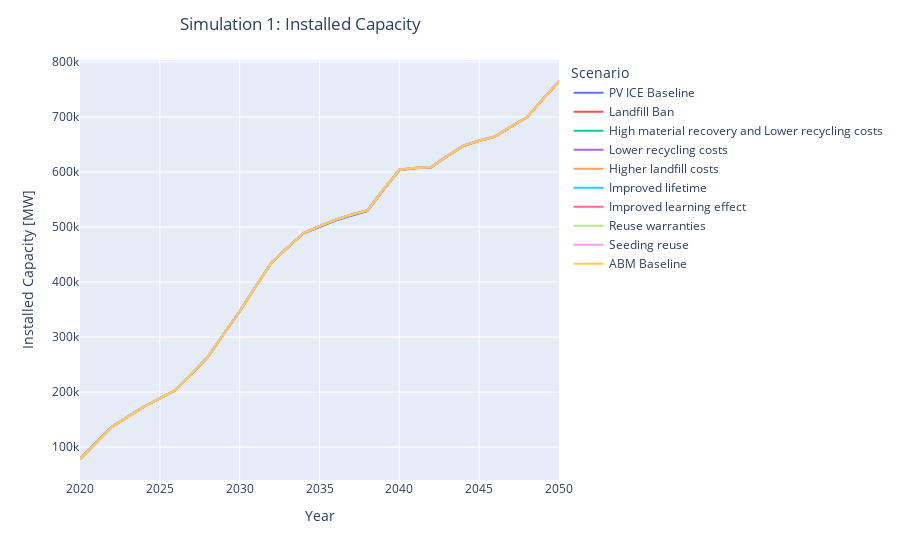

Notebook source saved alongside this figure:
### Code cell
filter_col = [col for col in UScum if (col.startswith('Capacity_ABM_Simulation1'))]
df = UScum[filter_col]
df = df.set_axis(pretty_scenarios, axis=1)
df['year'] = list(range(1995,2051))
df = df.melt(id_vars = 'year')
df = df[df.year.isin(list(range(2020,2051)))]
fig1 = px.line(df, x='year', y='value', color = 'variable', labels={
                     "year": "Year",
                     "value": "Installed Capacity [MW]",
                    "variable" :"Scenario"
                 })
fig1.update_layout(title_text='Simulation 1: Installed Capacity', title_x=0.2)
fig1.show()

### Figure 1 — Plotly figure (JSON) as saved in the notebook; plotly's stock layout.template omitted (floating-point values rounded to 4 significant figures)
{"data": [{"hovertemplate": "Scenario=PV ICE Baseline<br>Year=%{x}<br>Installed Capacity [MW]=%{y}<extra></extra>", "legendgroup": "PV ICE Baseline", "line": {"color": "#636efa", "dash": "solid"}, "mode": "lines", "name": "PV ICE Baseline", "orientation": "v", "showlegend": true, "type": "scatter", "x": [2020, 2021, 2022, 2023, 2024, 2025, 2026, 2027, 2028, 2029, 2030, 2031, 2032, 2033, 2034, 2035, 2036, 2037, 2038, 2039, 2040, 2041, 2042, 2043, 2044, 2045, 2046, 2047, 2048, 2049, 2050], "xaxis": "x", "y": [78450.0, 107800.0, 136900.0, 155200.0, 173300.0, 188600.0, 203700.0, 233800.0, 263300.0, 305200.0, 346400.0, 391400.0, 435200.0, 462500.0, 488100.0, 500000.0, 511900.0, 520600.0, 529000.0, 567300.0, 603200.0, 606900.0, 608700.0, 628800.0, 647000.0, 656600.0, 664300.0, 682700.0, 699500.0, 732900.0, 764700.0], "yaxis": "y"}, {"hovertemplate": "Scenario=Landfill Ban<br>Year=%{x}<br>Installed Capacity [MW]=%{y}<extra></extra>", "legendgroup": "Landfill Ban", "line": {"color": "#EF553B", "dash": "solid"}, "mode": "lines", "name": "Landfill Ban", "orientation": "v", "showlegend": true, "type": "scatter", "x": [2020, 2021, 2022, 2023, 2024, 2025, 2026, 2027, 2028, 2029, 2030, 2031, 2032, 2033, 2034, 2035, 2036, 2037, 2038, 2039, 2040, 2041, 2042, 2043, 2044, 2045, 2046, 2047, 2048, 2049, 2050], "xaxis": "x", "y": [78480.0, 107800.0, 137000.0, 155300.0, 173500.0, 188800.0, 203900.0, 234000.0, 263600.0, 305600.0, 347000.0, 391900.0, 436000.0, 463100.0, 489200.0, 501800.0, 513200.0, 522500.0, 530300.0, 568000.0, 604000.0, 607300.0, 608900.0, 629100.0, 647600.0, 656800.0, 664500.0, 682800.0, 699500.0, 732900.0, 764700.0], "yaxis": "y"}, {"hovertemplate": "Scenario=High material recovery and Lower recycling costs<br>Year=%{x}<br>Installed Capacity [MW]=%{y}<extra></extra>", "legendgroup": "High material recovery and Lower recycling costs", "line": {"color": "#00cc96", "dash": "solid"}, "mode": "lines", "name": "High material recovery and Lower recycling costs", "orientation": "v", "showlegend": true, "type": "scatter", "x": [2020, 2021, 2022, 2023, 2024, 2025, 2026, 2027, 2028, 2029, 2030, 2031, 2032, 2033, 2034, 2035, 2036, 2037, 2038, 2039, 2040, 2041, 2042, 2043, 2044, 2045, 2046, 2047, 2048, 2049, 2050], "xaxis": "x", "y": [78480.0, 107800.0, 137000.0, 155300.0, 173500.0, 188800.0, 203900.0, 233900.0, 263600.0, 305600.0, 346900.0, 391800.0, 435800.0, 463000.0, 489100.0, 501700.0, 513200.0, 522500.0, 530300.0, 568000.0, 604000.0, 607300.0, 608900.0, 629100.0, 647600.0, 656800.0, 664500.0, 682800.0, 699500.0, 732900.0, 764700.0], "yaxis": "y"}, {"hovertemplate": "Scenario=Lower recycling costs<br>Year=%{x}<br>Installed Capacity [MW]=%{y}<extra></extra>", "legendgroup": "Lower recycling costs", "line": {"color": "#ab63fa", "dash": "solid"}, "mode": "lines", "name": "Lower recycling costs", "orientation": "v", "showlegend": true, "type": "scatter", "x": [2020, 2021, 2022, 2023, 2024, 2025, 2026, 2027, 2028, 2029, 2030, 2031, 2032, 2033, 2034, 2035, 2036, 2037, 2038, 2039, 2040, 2041, 2042, 2043, 2044, 2045, 2046, 2047, 2048, 2049, 2050], "xaxis": "x", "y": [78480.0, 107800.0, 137000.0, 155300.0, 173500.0, 188800.0, 203900.0, 233900.0, 263600.0, 305600.0, 346900.0, 391800.0, 435800.0, 463000.0, 489100.0, 501700.0, 513200.0, 522500.0, 530300.0, 568000.0, 604000.0, 607300.0, 608900.0, 629100.0, 647600.0, 656800.0, 664500.0, 682800.0, 699500.0, 732900.0, 764700.0], "yaxis": "y"}, {"hovertemplate": "Scenario=Higher landfill costs<br>Year=%{x}<br>Installed Capacity [MW]=%{y}<extra></extra>", "legendgroup": "Higher landfill costs", "line": {"color": "#FFA15A", "dash": "solid"}, "mode": "lines", "name": "Higher landfill costs", "orientation": "v", "showlegend": true, "type": "scatter", "x": [2020, 2021, 2022, 2023, 2024, 2025, 2026, 2027, 2028, 2029, 2030, 2031, 2032, 2033, 2034, 2035, 2036, 2037, 2038, 2039, 2040, 2041, 2042, 2043, 2044, 2045, 2046, 2047, 2048, 2049, 2050], "xaxis": "x", "y": [78480.0, 107800.0, 137000.0, 155300.0, 173500.0, 188800.0, 203900.0, 233900.0, 263600.0, 305600.0, 346900.0, 391800.0, 435900.0, 463100.0, 489200.0, 502000.0, 513500.0, 523000.0, 530900.0, 568700.0, 604700.0, 608000.0, 609600.0, 629800.0, 648300.0, 657400.0, 665100.0, 683300.0, 700000.0, 733300.0, 765000.0], "yaxis": "y"}, {"hovertemplate": "Scenario=Improved lifetime<br>Year=%{x}<br>Installed Capacity [MW]=%{y}<extra></extra>", "legendgroup": "Improved lifetime", "line": {"color": "#19d3f3", "dash": "solid"}, "mode": "lines", "name": "Improved lifetime", "orientation": "v", "showlegend": true, "type": "scatter", "x": [2020, 2021, 2022, 2023, 2024, 2025, 2026, 2027, 2028, 2029, 2030, 2031, 2032, 2033, 2034, 2035, 2036, 2037, 2038, 2039, 2040, 2041, 2042, 2043, 2044, 2045, 2046, 2047, 2048, 2049, 2050], "xaxis": "x", "y": [78480.0, 107800.0, 137000.0, 155300.0, 173500.0, 188800.0, 203900.0, 233900.0, 263600.0, 305600.0, 346900.0, 391800.0, 435800.0, 463000.0, 489100.0, 501800.0, 513200.0, 522500.0, 530300.0, 568100.0, 604100.0, 607400.0, 609000.0, 629100.0, 647600.0, 656900.0, 664600.0, 682800.0, 699500.0, 732900.0, 764700.0], "yaxis": "y"}, {"hovertemplate": "Scenario=Improved learning effect<br>Year=%{x}<br>Installed Capacity [MW]=%{y}<extra></extra>", "legendgroup": "Improved learning effect", "line": {"color": "#FF6692", "dash": "solid"}, "mode": "lines", "name": "Improved learning effect", "orientation": "v", "showlegend": true, "type": "scatter", "x": [2020, 2021, 2022, 2023, 2024, 2025, 2026, 2027, 2028, 2029, 2030, 2031, 2032, 2033, 2034, 2035, 2036, 2037, 2038, 2039, 2040, 2041, 2042, 2043, 2044, 2045, 2046, 2047, 2048, 2049, 2050], "xaxis": "x", "y": [78480.0, 107800.0, 137000.0, 155300.0, 173500.0, 188800.0, 203900.0, 233900.0, 263600.0, 305600.0, 346900.0, 391800.0, 435800.0, 463000.0, 489100.0, 501800.0, 513300.0, 522600.0, 530400.0, 568200.0, 604200.0, 607500.0, 609100.0, 629200.0, 647700.0, 656900.0, 664600.0, 682900.0, 699600.0, 733000.0, 764700.0], "yaxis": "y"}, {"hovertemplate": "Scenario=Reuse warranties<br>Year=%{x}<br>Installed Capacity [MW]=%{y}<extra></extra>", "legendgroup": "Reuse warranties", "line": {"color": "#B6E880", "dash": "solid"}, "mode": "lines", "name": "Reuse warranties", "orientation": "v", "showlegend": true, "type": "scatter", "x": [2020, 2021, 2022, 2023, 2024, 2025, 2026, 2027, 2028, 2029, 2030, 2031, 2032, 2033, 2034, 2035, 2036, 2037, 2038, 2039, 2040, 2041, 2042, 2043, 2044, 2045, 2046, 2047, 2048, 2049, 2050], "xaxis": "x", "y": [78480.0, 107800.0, 137000.0, 155300.0, 173500.0, 188800.0, 203900.0, 233900.0, 263600.0, 305500.0, 346900.0, 391800.0, 435800.0, 462900.0, 489000.0, 501700.0, 513100.0, 522400.0, 530200.0, 568000.0, 604000.0, 607300.0, 608900.0, 629100.0, 647500.0, 656800.0, 664500.0, 682800.0, 699500.0, 732900.0, 764700.0], "yaxis": "y"}, {"hovertemplate": "Scenario=Seeding reuse<br>Year=%{x}<br>Installed Capacity [MW]=%{y}<extra></extra>", "legendgroup": "Seeding reuse", "line": {"color": "#FF97FF", "dash": "solid"}, "mode": "lines", "name": "Seeding reuse", "orientation": "v", "showlegend": true, "type": "scatter", "x": [2020, 2021, 2022, 2023, 2024, 2025, 2026, 2027, 2028, 2029, 2030, 2031, 2032, 2033, 2034, 2035, 2036, 2037, 2038, 2039, 2040, 2041, 2042, 2043, 2044, 2045, 2046, 2047, 2048, 2049, 2050], "xaxis": "x", "y": [78480.0, 107800.0, 137000.0, 155300.0, 173500.0, 188800.0, 203900.0, 233900.0, 263600.0, 305600.0, 346900.0, 391800.0, 435800.0, 463000.0, 489100.0, 501800.0, 513300.0, 522700.0, 530600.0, 568400.0, 604500.0, 607900.0, 609500.0, 629800.0, 648300.0, 657600.0, 665400.0, 683600.0, 700300.0, 733700.0, 765500.0], "yaxis": "y"}, {"hovertemplate": "Scenario=ABM Baseline<br>Year=%{x}<br>Installed Capacity [MW]=%{y}<extra></extra>", "legendgroup": "ABM Baseline", "line": {"color": "#FECB52", "dash": "solid"}, "mode": "lines", "name": "ABM Baseline", "orientation": "v", "showlegend": true, "type": "scatter", "x": [2020, 2021, 2022, 2023, 2024, 2025, 2026, 2027, 2028, 2029, 2030, 2031, 2032, 2033, 2034, 2035, 2036, 2037, 2038, 2039, 2040, 2041, 2042, 2043, 2044, 2045, 2046, 2047, 2048, 2049, 2050], "xaxis": "x", "y": [78480.0, 107800.0, 137000.0, 155300.0, 173500.0, 188800.0, 203900.0, 233900.0, 263600.0, 305600.0, 346900.0, 391800.0, 435800.0, 463000.0, 489100.0, 501800.0, 513300.0, 522600.0, 530400.0, 568200.0, 604200.0, 607500.0, 609100.0, 629300.0, 647700.0, 657000.0, 664600.0, 682900.0, 699600.0, 732900.0, 764700.0], "yaxis": "y"}], "layout": {"legend": {"title": {"text": "Scenario"}, "tracegroupgap": 0}, "margin": {"t": 60}, "title": {"text": "Simulation 1: Installed Capacity", "x": 0.2}, "xaxis": {"anchor": "y", "domain": [0, 1], "title": {"text": "Year"}}, "yaxis": {"anchor": "x", "domain": [0, 1], "title": {"text": "Installed Capacity [MW]"}}}}
